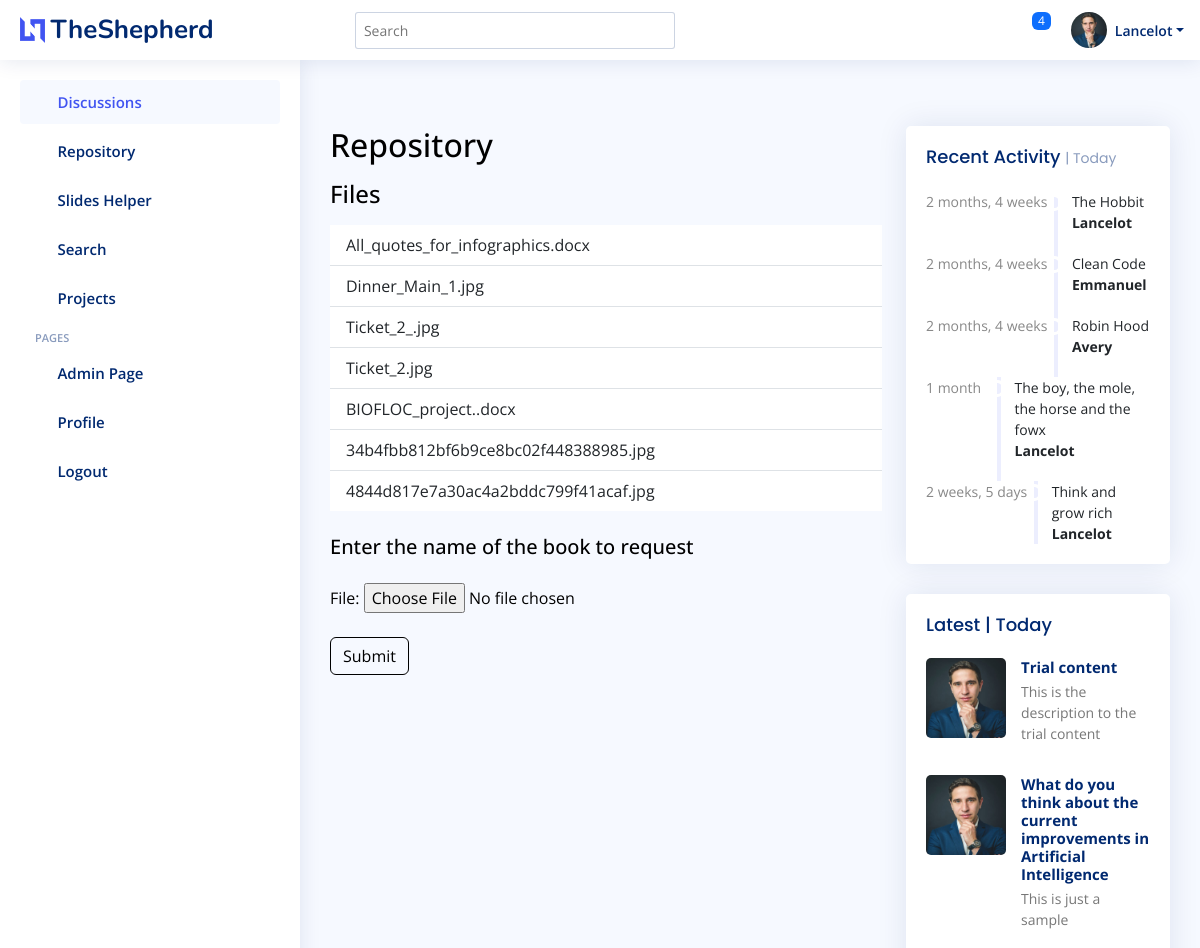
/repository/ (signed in, upper part), run on an earlier commit of the app's database.
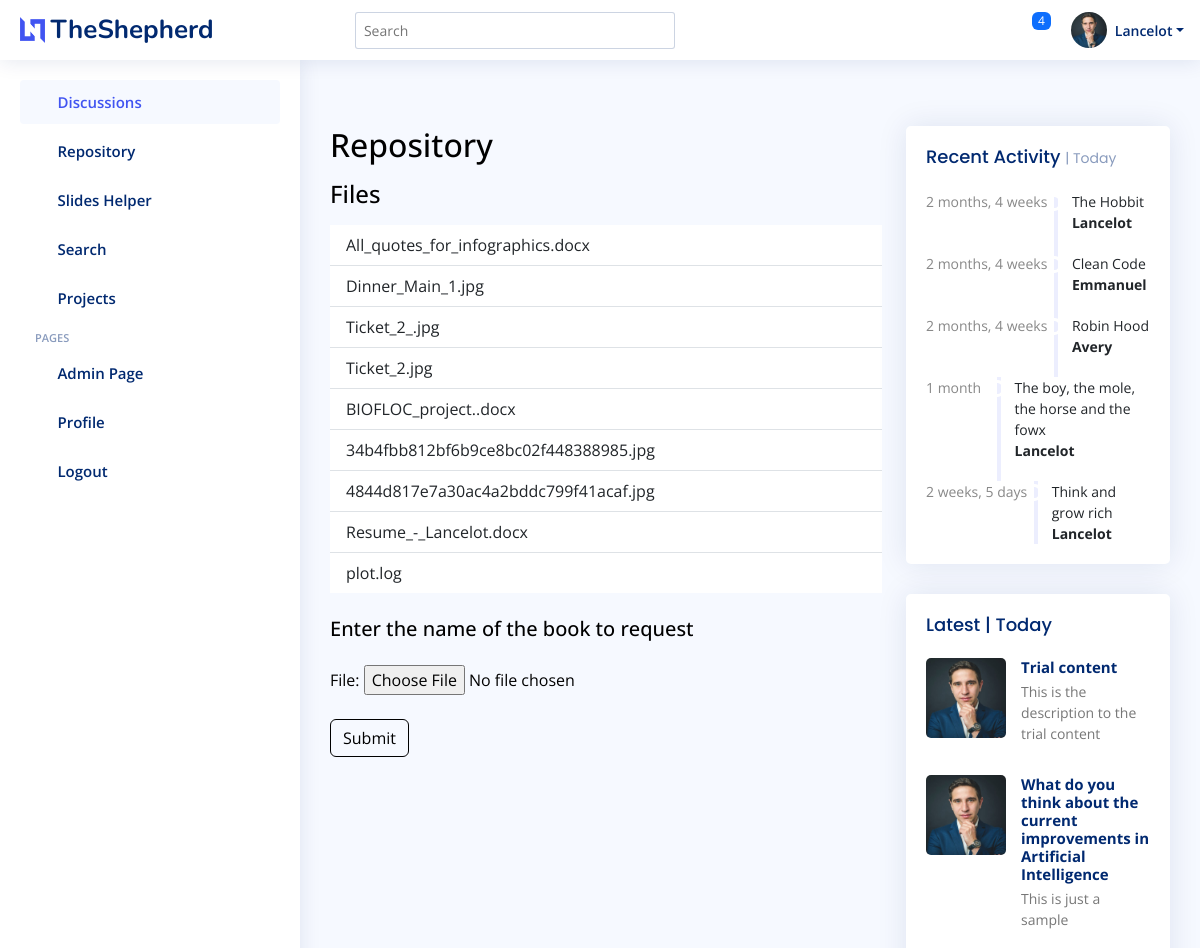
And on a later commit of the database.
### repository/models.py (models this page shows)
class File(models.Model):
    owner = models.ForeignKey(Student, on_delete=models.CASCADE, blank=True, null=True)
    file = models.FileField()
    pub_date = models.DateTimeField(blank=False, default=now)
    def __str__(self):
        return self.file.name

### sliders/models.py (models this page shows, shortened)
class Request(models.Model):
    requester = models.ForeignKey(User, on_delete=models.CASCADE)
    file_name = models.CharField(max_length=60)
    pub_date = models.DateTimeField(blank=False, default=now)

### discussions/models.py (models this page shows, shortened)
class Discussion(models.Model):
    creator = models.ForeignKey(Student, on_delete=models.CASCADE)
    pub_date = models.DateTimeField(blank=False, default=now)
    content = models.CharField(max_length=200)
    description = models.CharField(max_length=1024, blank=True, default='This is just a sample')
    topic = models.CharField(max_length=60,blank=False, default='Programming')
    img = models.ImageField(blank=True, upload_to="images", null=True)
    likes = models.IntegerField(blank=True, default=100)
    dislikes = models.IntegerField(blank=True, default=100)
    num_of_participants = models.IntegerField(blank=True, default=50)

class Student(models.Model):
    friend = models.ForeignKey('self', on_delete=models.CASCADE, blank=True, null=True)
    user = models.OneToOneField(User, on_delete=models.CASCADE)
    phone = models.CharField(max_length=10, default='0548932933', blank=True)
    school = models.CharField(max_length=60, default='KNUST', blank=True)
    course = models.CharField(max_length=60, default='Computer Science', blank=True)
    back_img = models.ImageField(blank=True, upload_to="images/profiles", default='images/profiles/testimonial-1_wBDCxRj.jpg')

### repository/views.py (the view)
# urls.py: path("", views.IndexView.as_view(), name="index"),
class IndexView(generic.ListView):
    template_name = "repository/index.html"
    context_object_name = "repository"
    model = File
    def get_queryset(self):
        return File.objects.all()
    def get_context_data(self, **kwargs: Any) -> Dict[str, Any]:
        context = super(IndexView, self).get_context_data(**kwargs)
        context['files'] = File.objects.filter(owner_id=self.request.user.id)
        context['student'] = Student.objects.filter(user=self.request.user)[0]
        context['latest'] = Discussion.objects.filter(pub_date__lte=timezone.now()).order_by("-pub_date")[:5]
        context['requests'] = Request.objects.all()[:5]
        context['trending'] = File.objects.all()[:5]
        context['form'] = UploadFileForm
        return context

### repository/templates/repository/index.html (shortened to what this page needs)
{% extends 'base.html' %}
{% load static %}
{% block content %}
<h2>Repository</h2>
<p><h4>Files</h4></p>
<ul class="list-group list-group-flush">
    {% for file in files %}
    <li class="list-group-item">{{ file }}</li>
    {% endfor %}
</ul>
<br>
<div>
  <h5 class="comment-title">Enter the name of the book to request</h5>
  <form method="POST" action="{% url 'repository:upload_file' user.id %}">
    <div class="row">
      <p>
        {{ form }}
      </p>
        <br>
      <div class="col-4">
        <input type="submit" class="btn btn-primary" value="Submit">
      </div>
    </div>
  </form>
</div>
{% endblock %}
{% block activity %}
<div class="card">
  <div class="filter">
    <a class="icon" href="#" data-bs-toggle="dropdown"><i class="bi bi-three-dots"></i></a>
  </div>
  <div class="card-body">
    <h5 class="card-title">Recent Activity <span>| Today</span></h5>
    <div class="activity">
      {% for request in requests %}
      <div class="activity-item d-flex">
        <div class="activite-label">{{ request.pub_date | timesince }}</div>
        <i class='bi bi-circle-fill activity-badge text-success align-self-start'></i>
        <div class="activity-content">
          {{ request.file_name }} <br>
          <a href="#" class="fw-bold text-dark">{{ request.requester.username }}</a>
        </div>
      </div>
      {% endfor %}
    </div>
  </div>
</div>
{% endblock %}
{% block latest %}
<div class="card">
  <div class="filter">
    <a class="icon" href="#" data-bs-toggle="dropdown"><i class="bi bi-three-dots"></i></a>
  </div>
  <div class="card-body pb-0">
    <h5 class="card-title">Latest | Today</span></h5>
    <div class="news">
      {% for discussion in latest %}
      <div class="post-item clearfix">
        <img src="{% static discussion.creator.back_img.url %}" alt="">
        <h4><a href="#">{{ discussion.content }}</a></h4>
        <p>{{ discussion.description }}</p>
      </div>
      {% endfor %}
    </div>
  </div>
</div>
{% endblock %}

What changed in the data, as far as the page shows it:
added File: file "Resume_-_Lancelot.docx"
added File: file "plot.log"
